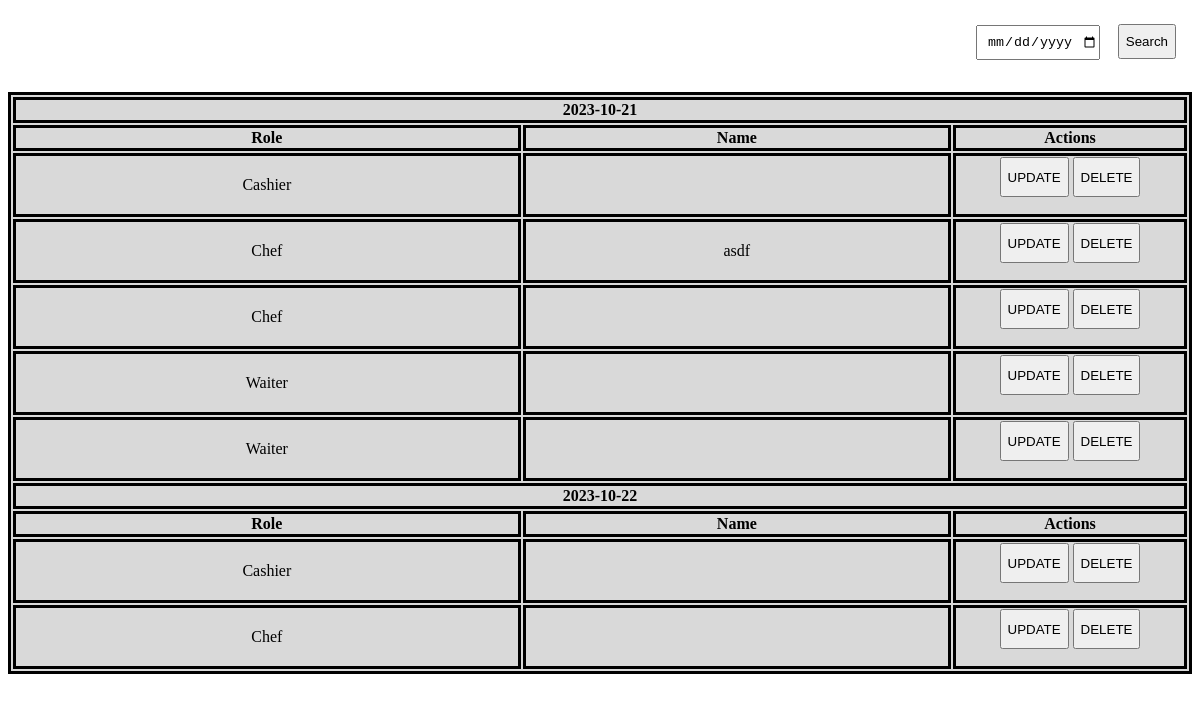
The page /bndProj/main/actors/owner/boundaries/viewWorkSlotsBoundary.php on the database its author committed.
### tables this page shows
CREATE TABLE `workslot` (
  `workslotId` int(11) NOT NULL,
  `Date` date NOT NULL,
  `Role` varchar(255) NOT NULL,
  `username_workslot` varchar(255) DEFAULT NULL
);

### bndProj/entities/workSlotClass.php (called while the page is built, shortened)
<?php
class WorkSlotClass extends Dbh
{
    protected function view()
    {
        $array = [];
        $conn = $this->connectDB();
        $sql = "SELECT * FROM workslot ORDER BY date ASC, role ASC";
        $result = $conn->query($sql);
        if ($result->num_rows > 0)
        {
            while ($row = $result->fetch_assoc())
            {
                $current = array(
                    'workslotId' => $row['workslotId'],
                    'date' => $row['Date'],
                    'role' => $row['Role'],
                    'username_workslot' => $row['username_workslot']
                );
                array_push($array, $current);
            }
        }
        return $array;
    }
}
?>

### bndProj/controller/owner/viewWorkslotController.php (called while the page is built)
<?php
class ViewWorkSlotController extends WorkSlotClass
{
    public static function viewWorkslot()
    {
        $workslot = new WorkslotClass();
        $array = $workslot->view();
        return $array;
    }
}
?>

### bndProj/main/actors/owner/boundaries/viewWorkSlotsBoundary.php (the view, shortened to what this page needs)
<?php
include "../../../entities/workslotClass.php";
include "../../../controller/owner/viewWorkslotController.php";
?>
<div class="container">
    <div class="row">
        <div class="search-container ml-auto">
        <form method="POST">
        <input type="date" name="search" id="myInput" placeholder="Search">
        <input type="submit" name="searchButton" value="Search">
        </form>
        </div>
    </div>
    <div class="row">
        <?php
        if(isset($_POST["searchButton"]))
        {
            $dateSearch = $_POST["search"];
            $array = SearchWorkslotController::searchWorkslot($dateSearch);
            if(gettype($array) == 'string')
            {
                echo "<script>";
                echo "alert('$array');";
                echo "document.location = 'index.php?page=viewWorkslotsBoundary';";
                echo "</script>";
            }
            else
            {
                $sorted = array();
                for ($i = 0; $i < sizeof($array); $i++)
                {
                    $workslotId = $array[$i]['workslotId'];
                    $date = $array[$i]['date'];
                    $role = $array[$i]['role'];
                    $username_workslot = $array[$i]['username_workslot'];
                    if(!isset($sorted[$date]))
                    {
                        $sorted[$date] = array();
                    }
                    $details = array(
                        'workslotId' => $workslotId,
                        'username_workslot' => $username_workslot,
                        'role' => $role
                    );
                    array_push($sorted[$date], $details);
                }
                echo '<table class="table">';
                foreach($sorted as $date => $workslots) {
                echo '<tr><th colspan="4">' . $date . '</th></tr>';
                echo '<tr><th>Role</th><th>Name</th><th class="text-center" colspan="2" style="width:20%">Actions</th></tr>';
                    foreach($workslots as $workslot) {
                        echo '<tr>';
                        echo '<td>' . $workslot['role'] . '</td>';
                        echo '<td>' . $workslot['username_workslot'] . '</td>';
                        echo '<td>';
                        ?>
                        <form method="POST">
                            <button class="btn btn-primary" style="height:40px" value="<?=$workslot['workslotId']?>" name="updateWorkslot">UPDATE</button>
                            <button class="btn btn-danger" style="height:40px" value="<?=$workslot['workslotId']?>" name="deleteWorkslot">DELETE</button>
                        </form>
                        <?php
                        echo '</td>';
                        echo '</tr>';
                    }
                }
                echo '</table>';
            }
        }
        else
        {
            $array = ViewWorkslotController::viewWorkSlot();
            $sorted = array();
            for ($i = 0; $i < sizeof($array); $i++)
            {
                $workslotId = $array[$i]['workslotId'];
                $date = $array[$i]['date'];
                $role = $array[$i]['role'];
                $username_workslot = $array[$i]['username_workslot'];
                if(!isset($sorted[$date]))
                {
                    $sorted[$date] = array();
                }
                $details = array(
                    'workslotId' => $workslotId,
                    'username_workslot' => $username_workslot,
                    'role' => $role
                );
                array_push($sorted[$date], $details);
            }
            echo '<table class="table">';
            foreach($sorted as $date => $workslots) {
                echo '<tr><th colspan="4">' . $date . '</th></tr>';
                echo '<tr><th>Role</th><th>Name</th><th class="text-center" colspan="2" style="width:20%">Actions</th></tr>';
                foreach($workslots as $workslot) {
                    echo '<tr>';
                    echo '<td>' . $workslot['role'] . '</td>';
                    echo '<td>' . $workslot['username_workslot'] . '</td>';
                    echo '<td>';
                    ?>
                    <form method="POST">
                        <button class="btn btn-primary" style="height:40px" value="<?=$workslot['workslotId']?>" name="updateWorkslot">UPDATE</button>
                        <button class="btn btn-danger" style="height:40px" value="<?=$workslot['workslotId']?>" name="deleteWorkslot">DELETE</button>
                    </form>
                    <?php
                    echo '</td>';
                    echo '</tr>';
                }
            }
            echo '</table>';
        }
        ?>
    </div>
</div>

### bndProj/main/actors/owner/boundaries/viewWorkSlotsBoundary.php (style rules this page uses)
.table { margin-top: 1em !important; margin-left: auto; margin-right: auto; border-style: solid; border-color: black; background-color: #D9D9D9; width: 100%; text-align: center; }
th, td , tr { border-style: solid; border-color: black; }
.search-container { float: right; margin: 1em; }
.search-container input { height: 35px; margin-left: 1em; text-align: center; }

### rows shown on the page
workslot: Role "Cashier", $workslot['workslotId'] 1 (drawn)
workslot: Role "Chef", username_workslot "asdf", $workslot['workslotId'] 6 (drawn)
workslot: Role "Chef", $workslot['workslotId'] 7 (drawn)
workslot: Role "Waiter", $workslot['workslotId'] 3 (drawn)
workslot: Role "Waiter", $workslot['workslotId'] 5 (drawn)
workslot: Date "2023-10-22", Role "Chef", $workslot['workslotId'] 8 (drawn)
workslot: Role "Cashier", $workslot['workslotId'] 4 (drawn)

### other values the page prints
$date "2023-10-21"
